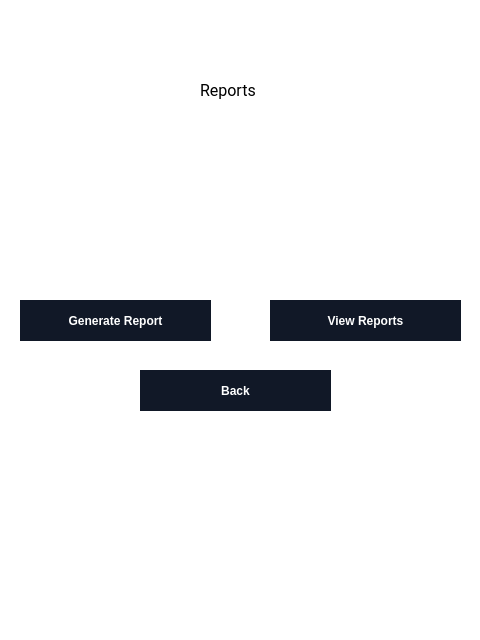
<?xml version="1.0" encoding="UTF-8"?>
<ui version="4.0">
 <class>MainWindow</class>
 <widget class="QMainWindow" name="MainWindow">
  <property name="geometry">
   <rect>
    <x>0</x>
    <y>0</y>
    <width>480</width>
    <height>640</height>
   </rect>
  </property>
  <property name="windowTitle">
   <string>MainWindow</string>
  </property>
  <widget class="QWidget" name="centralwidget">
   <property name="styleSheet">
    <string notr="true">background:white</string>
   </property>
   <widget class="QPushButton" name="pushButton">
    <property name="geometry">
     <rect>
      <x>20</x>
      <y>300</y>
      <width>191</width>
      <height>41</height>
     </rect>
    </property>
    <property name="cursor">
     <cursorShape>PointingHandCursor</cursorShape>
    </property>
    <property name="styleSheet">
     <string notr="true">
  background-color: #111827;
  border: 1px solid transparent;
  border-radius: .75rem;
  color: #FFFFFF;
  font-family: &quot;Inter var&quot;,ui-sans-serif,system-ui,-apple-system,system-ui,&quot;Segoe UI&quot;,Roboto,&quot;Helvetica Neue&quot;,Arial,&quot;Noto Sans&quot;,sans-serif,&quot;Apple Color Emoji&quot;,&quot;Segoe UI Emoji&quot;,&quot;Segoe UI Symbol&quot;,&quot;Noto Color Emoji&quot;;
  font-size: 1.125rem;
  font-weight: 600;
  line-height: 1.5rem;
  padding: .75rem 1.2rem;
  text-align: center;
  width: auto;
</string>
    </property>
    <property name="text">
     <string>Generate Report</string>
    </property>
   </widget>
   <widget class="QPushButton" name="pushButton_3">
    <property name="geometry">
     <rect>
      <x>140</x>
      <y>370</y>
      <width>191</width>
      <height>41</height>
     </rect>
    </property>
    <property name="cursor">
     <cursorShape>PointingHandCursor</cursorShape>
    </property>
    <property name="styleSheet">
     <string notr="true">
  background-color: #111827;
  border: 1px solid transparent;
  border-radius: .75rem;
  color: #FFFFFF;
  font-family: &quot;Inter var&quot;,ui-sans-serif,system-ui,-apple-system,system-ui,&quot;Segoe UI&quot;,Roboto,&quot;Helvetica Neue&quot;,Arial,&quot;Noto Sans&quot;,sans-serif,&quot;Apple Color Emoji&quot;,&quot;Segoe UI Emoji&quot;,&quot;Segoe UI Symbol&quot;,&quot;Noto Color Emoji&quot;;
  font-size: 1.125rem;
  font-weight: 600;
  line-height: 1.5rem;
  padding: .75rem 1.2rem;
  text-align: center;
  width: auto;
</string>
    </property>
    <property name="text">
     <string>Back</string>
    </property>
   </widget>
   <widget class="QLabel" name="label">
    <property name="geometry">
     <rect>
      <x>200</x>
      <y>70</y>
      <width>221</width>
      <height>41</height>
     </rect>
    </property>
    <property name="font">
     <font>
      <family>Roboto</family>
      <pointsize>12</pointsize>
     </font>
    </property>
    <property name="styleSheet">
     <string notr="true">background:none;</string>
    </property>
    <property name="text">
     <string>Reports</string>
    </property>
   </widget>
   <widget class="QPushButton" name="pushButton_2">
    <property name="geometry">
     <rect>
      <x>270</x>
      <y>300</y>
      <width>191</width>
      <height>41</height>
     </rect>
    </property>
    <property name="cursor">
     <cursorShape>PointingHandCursor</cursorShape>
    </property>
    <property name="styleSheet">
     <string notr="true">
  background-color: #111827;
  border: 1px solid transparent;
  border-radius: .75rem;
  color: #FFFFFF;
  font-family: &quot;Inter var&quot;,ui-sans-serif,system-ui,-apple-system,system-ui,&quot;Segoe UI&quot;,Roboto,&quot;Helvetica Neue&quot;,Arial,&quot;Noto Sans&quot;,sans-serif,&quot;Apple Color Emoji&quot;,&quot;Segoe UI Emoji&quot;,&quot;Segoe UI Symbol&quot;,&quot;Noto Color Emoji&quot;;
  font-size: 1.125rem;
  font-weight: 600;
  line-height: 1.5rem;
  padding: .75rem 1.2rem;
  text-align: center;
  width: auto;
</string>
    </property>
    <property name="text">
     <string>View Reports</string>
    </property>
   </widget>
  </widget>
 </widget>
 <resources/>
 <connections/>
</ui>
